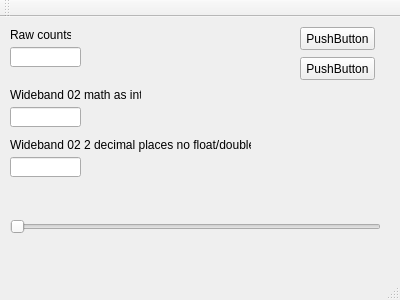
<?xml version="1.0" encoding="UTF-8"?>
<ui version="4.0">
 <class>MainWindow</class>
 <widget class="QMainWindow" name="MainWindow">
  <property name="geometry">
   <rect>
    <x>0</x>
    <y>0</y>
    <width>400</width>
    <height>300</height>
   </rect>
  </property>
  <property name="windowTitle">
   <string>Wideband O2 0-5V Analog Output </string>
  </property>
  <widget class="QWidget" name="centralWidget">
   <widget class="QPushButton" name="pushButton">
    <property name="geometry">
     <rect>
      <x>300</x>
      <y>40</y>
      <width>75</width>
      <height>23</height>
     </rect>
    </property>
    <property name="text">
     <string>PushButton</string>
    </property>
   </widget>
   <widget class="QSlider" name="horizontalSlider">
    <property name="geometry">
     <rect>
      <x>10</x>
      <y>200</y>
      <width>371</width>
      <height>19</height>
     </rect>
    </property>
    <property name="maximum">
     <number>5000</number>
    </property>
    <property name="orientation">
     <enum>Qt::Horizontal</enum>
    </property>
   </widget>
   <widget class="QLineEdit" name="line">
    <property name="geometry">
     <rect>
      <x>10</x>
      <y>30</y>
      <width>71</width>
      <height>20</height>
     </rect>
    </property>
   </widget>
   <widget class="QLabel" name="label">
    <property name="geometry">
     <rect>
      <x>10</x>
      <y>10</y>
      <width>61</width>
      <height>16</height>
     </rect>
    </property>
    <property name="text">
     <string>Raw counts</string>
    </property>
   </widget>
   <widget class="QLineEdit" name="wbmathint">
    <property name="geometry">
     <rect>
      <x>10</x>
      <y>90</y>
      <width>71</width>
      <height>20</height>
     </rect>
    </property>
   </widget>
   <widget class="QLabel" name="label_2">
    <property name="geometry">
     <rect>
      <x>10</x>
      <y>70</y>
      <width>131</width>
      <height>16</height>
     </rect>
    </property>
    <property name="text">
     <string>Wideband 02 math as int</string>
    </property>
   </widget>
   <widget class="QLineEdit" name="wbDecimal">
    <property name="geometry">
     <rect>
      <x>10</x>
      <y>140</y>
      <width>71</width>
      <height>20</height>
     </rect>
    </property>
   </widget>
   <widget class="QLabel" name="label_3">
    <property name="geometry">
     <rect>
      <x>10</x>
      <y>120</y>
      <width>241</width>
      <height>16</height>
     </rect>
    </property>
    <property name="text">
     <string>Wideband 02 2 decimal places no float/double</string>
    </property>
   </widget>
   <widget class="QPushButton" name="pushButton_2">
    <property name="geometry">
     <rect>
      <x>300</x>
      <y>10</y>
      <width>75</width>
      <height>23</height>
     </rect>
    </property>
    <property name="text">
     <string>PushButton</string>
    </property>
   </widget>
  </widget>
  <widget class="QMenuBar" name="menuBar">
   <property name="geometry">
    <rect>
     <x>0</x>
     <y>0</y>
     <width>400</width>
     <height>21</height>
    </rect>
   </property>
  </widget>
  <widget class="QToolBar" name="mainToolBar">
   <attribute name="toolBarArea">
    <enum>TopToolBarArea</enum>
   </attribute>
   <attribute name="toolBarBreak">
    <bool>false</bool>
   </attribute>
  </widget>
  <widget class="QStatusBar" name="statusBar"/>
 </widget>
 <layoutdefault spacing="6" margin="11"/>
 <resources/>
 <connections/>
</ui>
